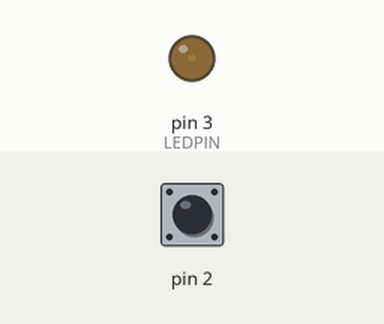
This sketch was run on a simulated Arduino Uno, built with avr-gcc and run on an emulated ATmega328P. Shown: output pins drawn as LEDs (lit = HIGH). The inputs (shaded band) are chosen by the test bench; at power-on: pin 2 LOW.

Above: at 1.2 s.
1.3 s: pin 2 driven HIGH
At 2.1 s:
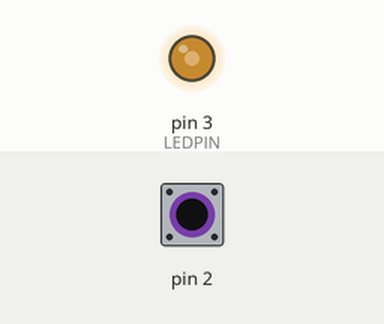
2.8 s: pin 2 pulsed LOW 5 times (0.12 s each, 0.3 s apart)
At 4.9 s:
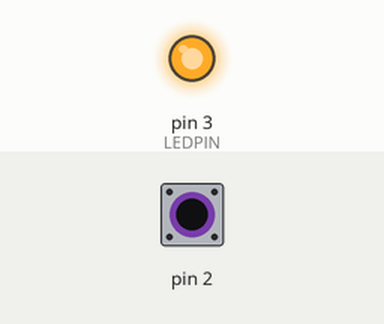
Timing chart, 0 to 6.4 s (numbered marks = the images above; inputs shaded):
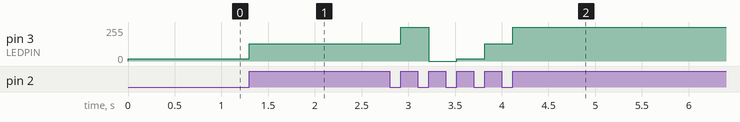

Measured:
- after the input at 1.3 s, pin 3 (LEDPIN): 16/255 → 128/255 at once
- after the input at 2.8 s, pin 3 (LEDPIN): 128/255 → 255/255 after 0.12 s, → 0/255 0.30 s later, → 16/255 0.30 s later, → 128/255 0.30 s later, … (5 changes in this stretch)

The sketch:

LED_PWM2.ino
```cpp
#define LEDPIN 3     // LEDはピン3に接続
#define INPIN 0   // 割り込みピン2
#define LED_WEAK 16
#define LED_MEDIUM 128
#define LED_STRONG 255

typedef enum{
  WEAK,
  MEDIUM,
  STRONG,
  OFF
}STATE;

typedef enum{
  ENTRY,
  DO,
  EXIT
}ACTION;

STATE g_state = WEAK;
ACTION g_action = ENTRY;

void setAction(ACTION act){
  g_action = act;
}

ACTION getAction(){
  return g_action;
}

void setState(STATE state){
  g_state = state;
}

STATE getState(){
  return g_state;
}

void setStateAction(STATE state, ACTION action){
  setState(state);
  setAction(action);
}

void changeIntensity(){
  setAction(EXIT);
}

void setup() {
  pinMode(LEDPIN, OUTPUT);   // アナログ出力なので　出力を設定
  analogWrite(LEDPIN, 0);    // ledの初期状態を消灯にする
  attachInterrupt(INPIN, changeIntensity, RISING);
}

void loop() {
  switch(getState())
  {
    case WEAK:
      switch(getAction()){
        case ENTRY:
          analogWrite(LEDPIN, LED_WEAK);    //LEDを弱点灯
          setStateAction(WEAK, DO);
          break;
        case DO:
          break;
        case EXIT:
          setStateAction(MEDIUM, ENTRY);
          break;
      }
      break;
    case MEDIUM:
      switch(getAction()){
        case ENTRY:
          analogWrite(LEDPIN, LED_MEDIUM);   //LEDを中点灯
          setStateAction(MEDIUM, DO);
          break;
        case DO:
          break;
        case EXIT:
          setStateAction(STRONG, ENTRY);
          break;
      }
      break;
    case STRONG:
      switch(getAction()){
        case ENTRY:
          analogWrite(LEDPIN, LED_STRONG);   //LEDを強点灯(255・・・5V）
          setStateAction(STRONG, DO);
          break;
        case DO:
          break;
        case EXIT:
          setStateAction(OFF, ENTRY);
          break;
      }
      break;
    case OFF:
      switch(getAction()){
        case ENTRY:
          analogWrite(LEDPIN, 0);     //LEDを消灯(0 ・・・　0V）
          setStateAction(OFF, DO);
          break;
        case DO:
          break;
        case EXIT:
          setStateAction(WEAK, ENTRY);
          break;
      }
      break;
  }
}
```
